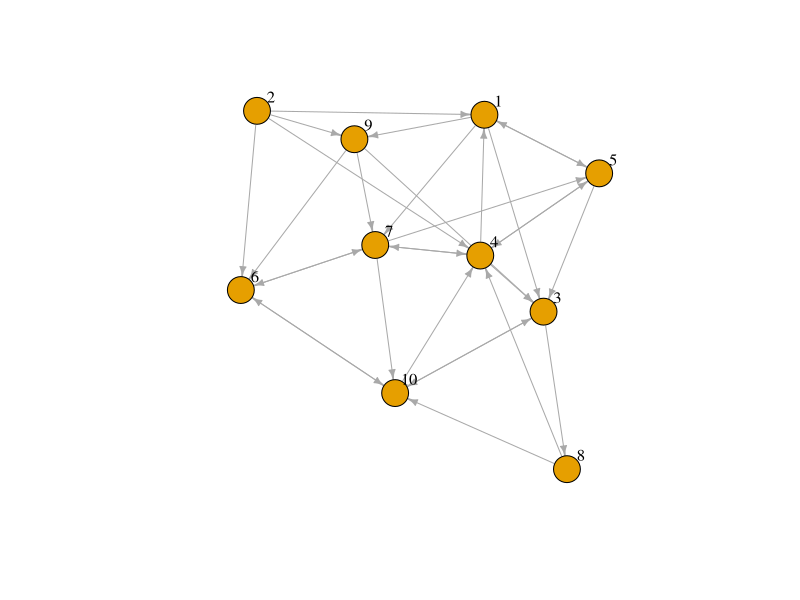

This figure's R source: (Note: this script raises an error after producing the figure.)
install.packages("igraph")
library(igraph)

er <- sample_gnp(n=10, p=3/9, TRUE)
e <- E(er)
length(e)

head(e)

e[1]
plot(er, edge.arrow.size=.5, vertex.label.color="black", vertex.label.dist=1.5)
er[]
a= er[]
a
a[1][2]
# use for store results
res <- data.frame()
res <- rbind(res, r)

system.time({
  G = create_network(1000, 3/999)
  #plot(G, layout=layout_in_circle)
  b = simulate_bankrupt(G, type ='num')
  b
})


doing <- function(i){
  r = i*100
  sprintf('Get the number: %s', i)
  Sys.sleep(1)
  res <- cbind(r, i)
  abs <- cbind(data.frame(),  res)
  return(abs)
}
x_average_dgree <- seq(0, 10.1, 1)

# lapply is equivalant to loop
system.time({
  results <- lapply(x_average_dgree, doing)
})

starts <- rep(100, 40)
fx <- function(nstart) kmeans(Boston, 4, nstart=nstart)
numCores <- detectCores()
numCores
system.time(
  results1, results2 <- mclapply(x_average_dgree, doing, mc.cores = numCores)
)

results
plot(results)


network_size <- 100
simulation_times <- 10
x_average_dgree <- seq(0, 10.1, 1)
prob <- x_average_dgree/(network_size -1)
contagion_threshould <- 0.05
threshould <- network_size * contagion_threshould

main <- function(){
  y_prob <- c()
  y_exte <- c()
  for (j in prob) {
    print('Doing ')
    count_contagion <- 0
    sum_percentages <- 0
    for (i in 1:simulation_times){
      #print('Doing No:')
      #print(i+1)
      #print('At average degree:')
      #print(round(j*(network_size-1)))
      G <- create_network(network_size, j)
      r <- simulate_bankrupt(G, type = 'num')
      r <- as.numeric(r)
      #print('Here in this simulation have bankrupt banks:')
      #print(r)
      if (r > threshould){
        count_contagion <- count_contagion +1
        percentage_cont <- r/network_size
        sum_percentages <- sum_percentages + percentage_cont
      } 
      proba_contagion <- count_contagion / simulation_times
      if (count_contagion != 0){
        exten_contagion <- sum_percentages / count_contagion
      } else{
        exten_contagion <- 0
      }
      
    }
    y_prob <- cbind(y_prob, proba_contagion)
    y_exte <- cbind(y_exte, exten_contagion)
  }
  plot(x_average_dgree, y_prob, pch=4)
  points(x_average_dgree, y_exte, pch=16)
}

main()


test <- function(){
  for ( i in 1:10){
    for (j in 1:10){
      sprintf('%s',i*j)
    }
  }
}
test()

print('dafaaf',1)
a = 11
print('dafaaf'+a)
